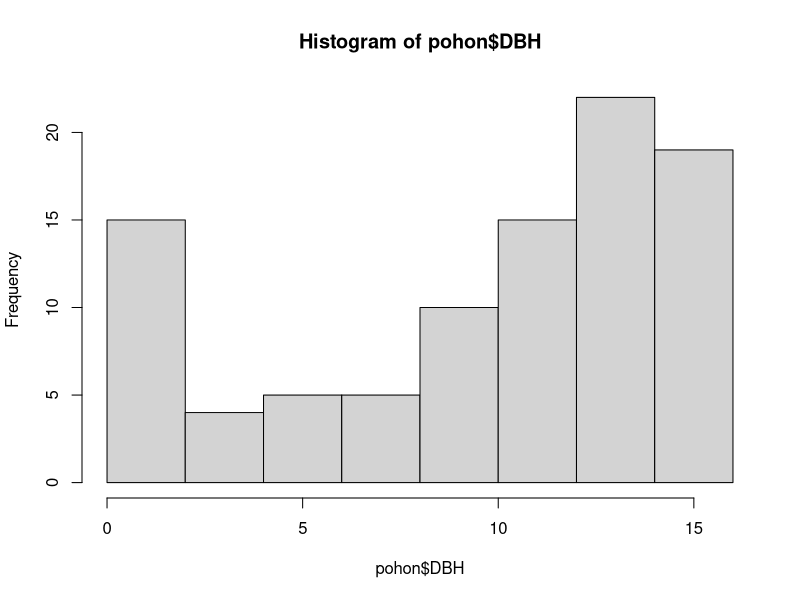
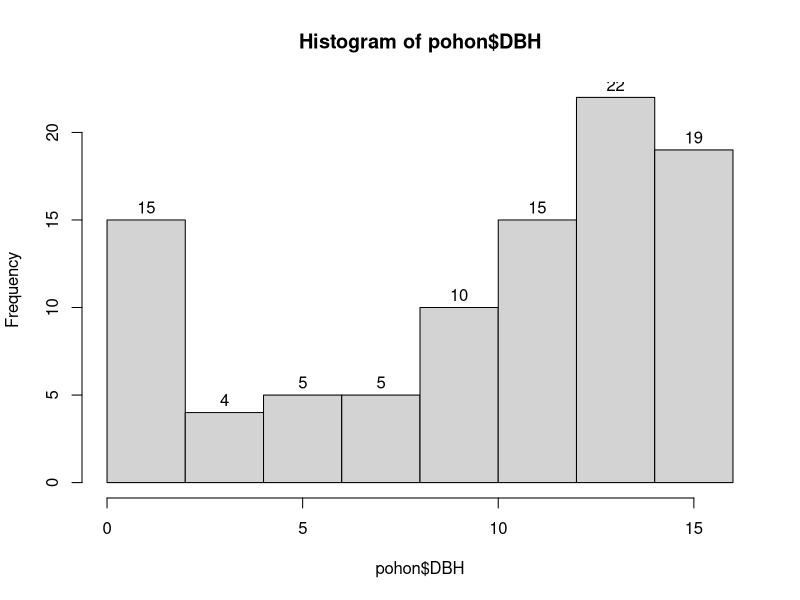
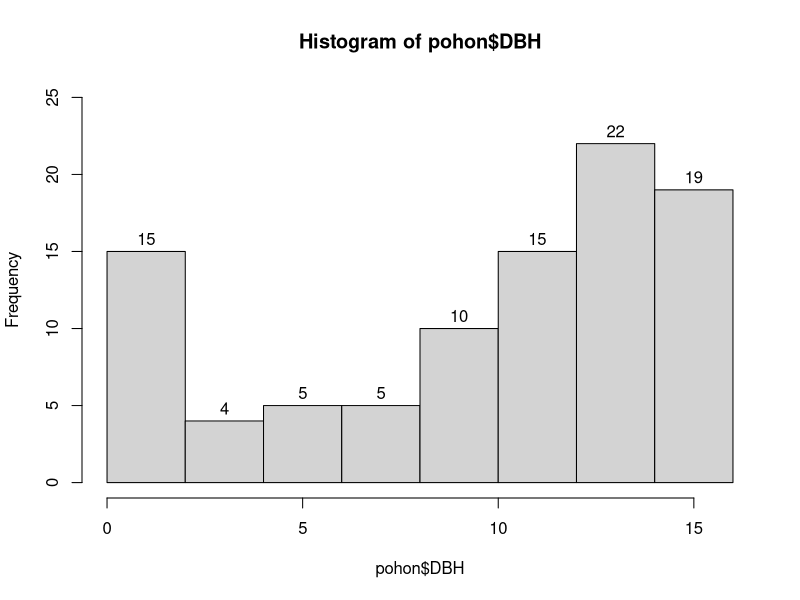
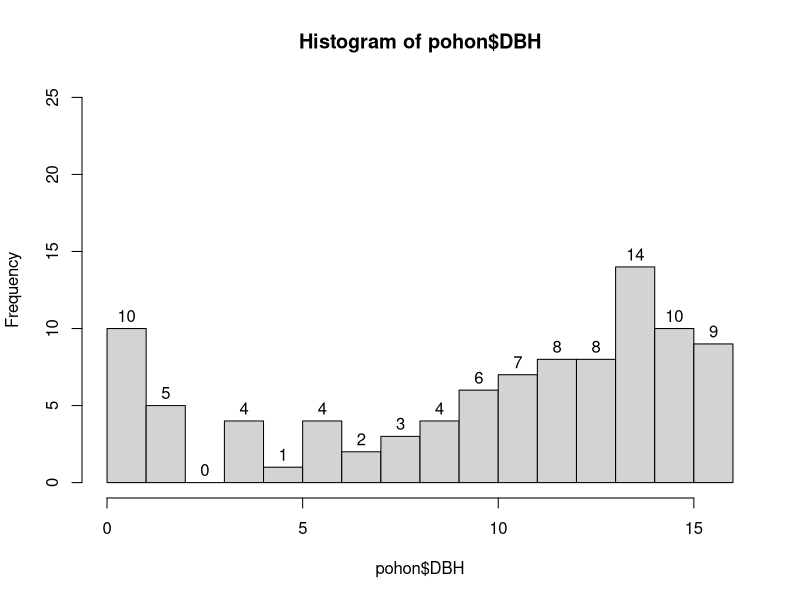
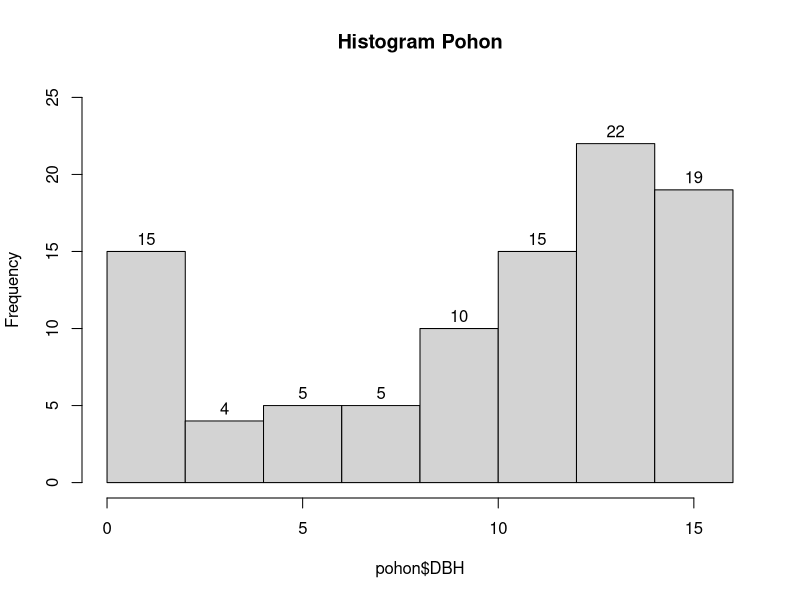
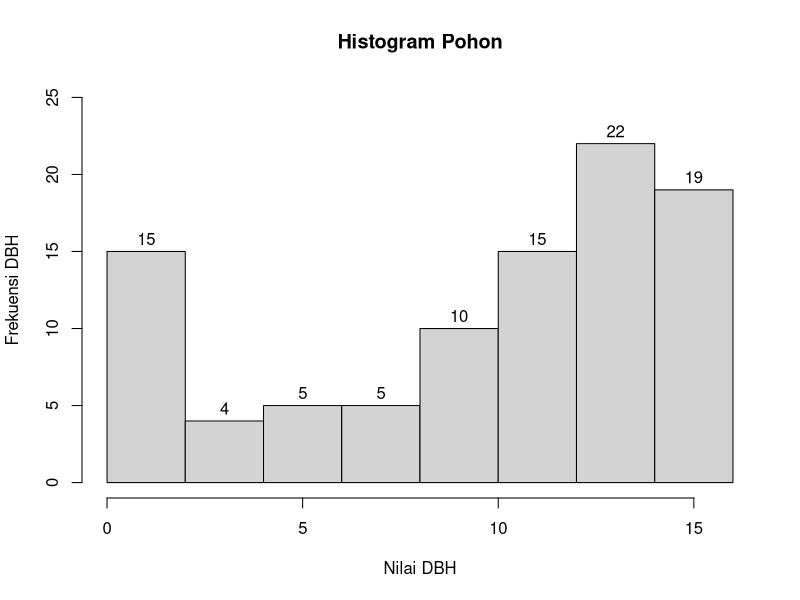
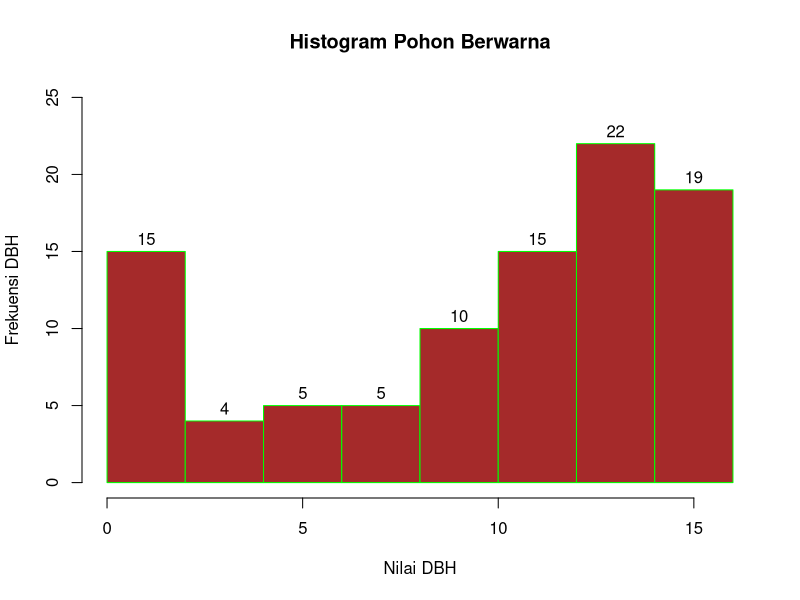
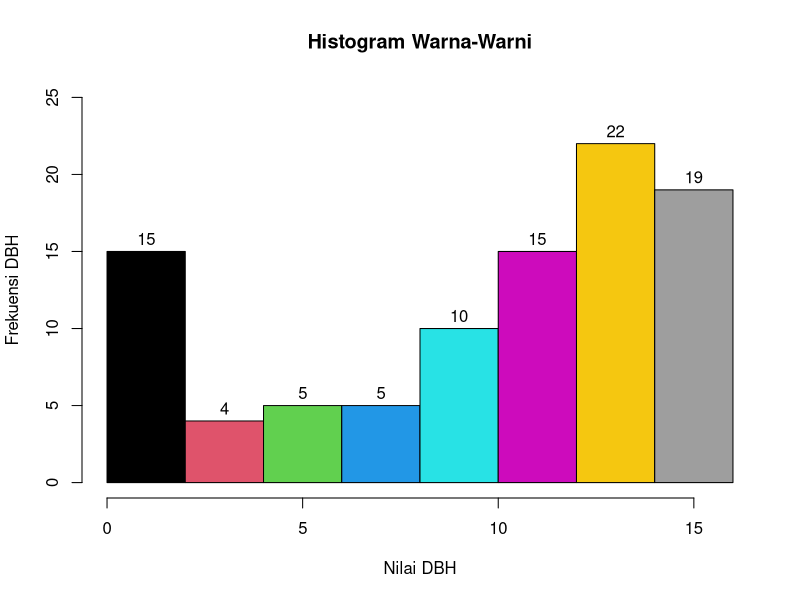

The R source for these figures, in order:
## ---- chunk 1
knitr::opts_chunk$set(tidy.opts = list(width.cutoff=60), tidy=TRUE, echo=TRUE, class.output="bg-warning")
## ---- chunk 2
salam <- "Assalaamuálaikum"

print(salam)                 # sintaks "print()" untuk mencetak
## ---- chunk 3
nama <- "Fulan"
usia <- 25
print(c(nama, "berumur", usia, "tahun."))
cat(nama, "berumur", usia, "tahun.")      # cat: concatenate
## ---- chunk 4
setwd("D:/indarto/r_boekoe")  # contoh folder yang disiapkan
## ---- chunk 5
pohon <- read.csv("tree.csv")
## ---- chunk 6
pohon <- read.csv("tree.csv", header=T)
## ---- chunk 7
ls()
## ---- chunk 8
class(pohon)
## ---- chunk 9
class(salam)
class(nama)
## ---- chunk 10
class(usia)
class("25")
## ---- chunk 11
class(usia)
## ---- chunk 12
ipk <- 3.45
class(ipk)
## ---- chunk 13
next5years <- usia + 5  # usia lima tahun ke depan
print(next5years)
class(next5years)
## ---- chunk 14
lulus <- ipk >= 2.75
print(lulus)
class(lulus)
## ---- chunk 15
dim(pohon)  # dataset "pohon" terdiri dari 95 baris dan 5 kolom
## ---- chunk 16
names(pohon)     # memberikan hasil yang sama
colnames(pohon) 
## ---- chunk 17
str(pohon)
## ---- chunk 18
summary(pohon)
## ---- chunk 19
head(pohon)  # menampilkan isi 5 baris pertama
tail(pohon)  # menampilkan 5 baris terakhir
## ---- chunk 20
head(pohon, 7)  # menampilkan 7 baris pertama
tail(pohon, 3)  # menampilkan 3 baris terakhir
## ---- chunk 21
str(pohon$treeID)  # "treeID" berjumlah 95 observasi.
## ---- chunk 22
unique(pohon$treeID)
## ---- chunk 23
dim(pohon)
## ---- chunk 24
pohon[3, ]
## ---- chunk 25
pohon[1:5,]  # hasilnya sama dengan sintaks "head()"
## ---- chunk 26
colnames(pohon)
## ---- chunk 27
options(width=70)  # sintaks ini tidak harus ada
pohon[ , 3]
## ---- chunk 28
options(width=70)  # tidak wajib ada
pohon$Age  # hasilnya sama dengan sintaks "pohon[,3]" di atas
## ---- chunk 29
pohon$rasio_tinggi <- pohon$Volume/pohon$Height
## ---- chunk 30
colnames(pohon)  # periksa nama kolom
head(pohon)      # periksa 5 baris pertama
## ---- chunk 31
pohon$rasio_tinggi <- NULL
## ---- chunk 32
colnames(pohon)
head(pohon,3)
## ---- chunk 33
pohon[3,4]
## ---- chunk 34
pohon[1:5,2:5]
## ---- chunk 35
pohon_umur <- pohon[,1:2]
head(pohon_umur)          # periksa 5 baris pertama
## ---- chunk 36
hist(pohon$DBH)
## ---- chunk 37
hist(pohon$DBH, labels=T)
## ---- chunk 38
hist(pohon$DBH, labels=T, ylim=c(0,25))
## ---- chunk 39
hist(pohon$DBH, labels=T, ylim=c(0,25), breaks=15)
## ---- chunk 40
hist(pohon$DBH, labels=T, ylim=c(0,25), main="Histogram Pohon")
## ---- chunk 41
hist(pohon$DBH, labels=T, ylim=c(0,25), main="Histogram Pohon", 
     xlab = "Nilai DBH", ylab="Frekuensi DBH")
## ---- chunk 42
hist(pohon$DBH, labels=T, ylim=c(0,25), main="Histogram Pohon Berwarna", 
     xlab = "Nilai DBH", ylab="Frekuensi DBH", col="brown", border="green")
## ---- chunk 43
hist(pohon$DBH, labels=T, ylim=c(0,25), main="Histogram Warna-Warni", xlab = "Nilai DBH", ylab="Frekuensi DBH",  col=c(1:8))
## ---- chunk 44
hist(pohon$DBH, prob=T, col="blue", main="Histogram Prob Density")
## ---- chunk 45
hist(pohon$DBH, prob=T, col="blue", main="Histogram dan Lines")
lines(density(pohon$DBH), col="red")
## ---- chunk 46
hist(pohon$DBH, prob=T, col="blue", main="Kenormalan DBH")
lines(density(pohon$DBH), col="red")
x <- seq(min(pohon$DBH), max(pohon$DBH))
normal <- dnorm(x, mean=mean(pohon$DBH), sd=sd(pohon$DBH))   # membuat 
     # *dataset* baru berupa data distribusi normal dari "DBH"
lines(x, normal)  # me
## ---- chunk 47
boxplot(pohon$DBH)
## ---- chunk 48
boxplot(pohon[,2:4], main="Boxplot Berwarna", col=c("red", "blue", "green"))
## ---- chunk 49
boxplot(pohon[,2:4], main="Boxplot Horisontal", col=c("red", "blue", "green"), 
        horizontal = T)
## ---- chunk 50
plot(Height~DBH, pohon, main="Scatterplot")
## ---- chunk 51
plot(Height~DBH, pohon, main="Scatterplot & Lines")
abline(a=0, b=1)
abline(a=0, b=0.8, col="red", lwd=2)
## ---- chunk 52
pairs(pohon[,2:4], main="Pairwiseplot Age-DBH-Height")
## ---- chunk 53
par(mfrow=c(1,3))
hist(pohon$DBH, col="blue", main="Histrogram DBH")
boxplot(pohon$DBH, col="red", main="Boxplot DBH")
plot(Height~DBH, pohon, main="Scatterplot DBH-Height", col=c(treeID))
## ---- chunk 54
min(pohon$Height)            # nilai minimum dari "Height"
max(pohon$Height)            # nilai maksimum dari "Height"
## ---- chunk 55
summary(pohon$Height)
## ---- chunk 56
sum(pohon$Height)            # penjumlahan dari "Height"
## ---- chunk 57
length(pohon$Height)         # jumlah observasi dari "Height"
## ---- chunk 58
var(pohon$Height)            # variance
sd(pohon$Height)             # standard deviation
cov(pohon$Height, pohon$DBH) # covariance
cor(pohon$Height, pohon$DBH) # correlation
## ---- chunk 59
pohon7 <- pohon[pohon$treeID==7,]
## ---- chunk 60
head(pohon7)
## ---- chunk 61
tail(pohon7)
## ---- chunk 62
plot(pohon7$DBH, pohon7$Height, main="Hubungan DBH - Height")
abline(a=0, b=1)
abline(a=0, b=0.5)
abline(a=1, b=1)
abline(a=0, b=0.8, col="red")
## ---- chunk 63
lm_pohon7 <- lm(Height~DBH, data=pohon7)
lm_pohon7
## ---- chunk 64
plot(pohon7$DBH, pohon7$Height, main="Hasil lm Height~DBH")
abline(lm_pohon7, col="blue")
text(5,10, "Height = 0.0717 + 0.8177DBH", cex=0.8)
## ---- chunk 65
summary(lm_pohon7)
## ---- chunk 66
par(mfrow=c(2,2))  # menyiapkan kerangka grafik: 2 baris dan 2 kolom
plot(lm_pohon7)
## ---- chunk 67
cor(pohon)
## ---- chunk 68
lmm_pohon <- lm(Volume~DBH+Height, data=pohon)
lmm_pohon
summary(lmm_pohon)
## ---- chunk 69
par(mfrow=c(2,2))
plot(lmm_pohon)
## ---- chunk 70
head(pohon7)
## ---- chunk 71
pohon71 <- pohon7[pohon7$Volume>0,]  # mengekstrak dataset "pohon7"
               # yang "Volume">0
head(pohon71)
## ---- chunk 72
plot(pohon71$Age, pohon71$DBH, main="Visualisasi Linear Age-DBH")
lm_pohon71 <- lm(DBH~Age, data=pohon71)
abline(lm_pohon71)
text(12,8, "DBH = 2.4721 + 0.7403Age", cex=0.8)
## ---- chunk 73
plot(pohon71$Age, pohon71$DBH, ylim=c(0,20), 
     main="Trial & Error Kurva Sigmoid")

y1 <- 10*(1-exp(-0.1*pohon71$Age))^3
lines(pohon71$Age, y1, col="red")

y2 <- 10*(1-exp(-0.2*pohon71$Age))^3
lines(pohon71$Age, y2, col="blue")

y3 <- 20*(1-exp(-0.1*pohon71$Age))^3
lines(pohon71$Age, y3, col="green")

y4 <- 20*(1-exp(-0.2*pohon71$Age))^3
lines(pohon71$Age, y4, col="purple")
## ---- chunk 74
nls_bert_pohon71 <- nls(pohon71$DBH~a*(1-exp(-b*pohon71$Age))^3, data=pohon71, 
                        start=list(a=20, b=0.2))
nls_bert_pohon71
## ---- chunk 75
summary(nls_bert_pohon71)
## ---- chunk 76
plot(pohon71$Age, fitted(nls_bert_pohon71), type="o", 
     main="Hasil nls Bertalanffy")
